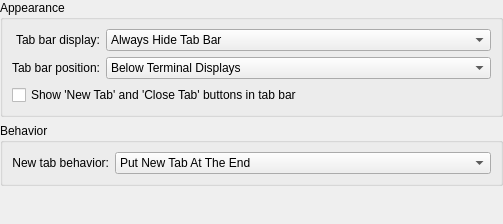
<?xml version="1.0" encoding="UTF-8"?>
<ui version="4.0">
 <class>TabBarSettings</class>
 <widget class="QWidget" name="TabBarSettings">
  <property name="geometry">
   <rect>
    <x>0</x>
    <y>0</y>
    <width>503</width>
    <height>224</height>
   </rect>
  </property>
  <layout class="QVBoxLayout">
   <property name="margin">
    <number>0</number>
   </property>
   <item>
    <widget class="QGroupBox" name="groupBox_1">
     <property name="title">
      <string>Appearance</string>
     </property>
     <layout class="QGridLayout" name="gridLayout">
      <item row="0" column="0">
       <widget class="QLabel" name="label_1">
        <property name="text">
         <string>Tab bar display:</string>
        </property>
        <property name="alignment">
         <set>Qt::AlignRight|Qt::AlignTrailing|Qt::AlignVCenter</set>
        </property>
       </widget>
      </item>
      <item row="0" column="1">
       <widget class="KComboBox" name="kcfg_TabBarMode">
        <property name="sizePolicy">
         <sizepolicy hsizetype="Preferred" vsizetype="Fixed">
          <horstretch>1</horstretch>
          <verstretch>0</verstretch>
         </sizepolicy>
        </property>
        <item>
         <property name="text">
          <string>Always Hide Tab Bar</string>
         </property>
        </item>
        <item>
         <property name="text">
          <string>Show Tab Bar When Needed</string>
         </property>
        </item>
        <item>
         <property name="text">
          <string>Always Show Tab Bar</string>
         </property>
        </item>
       </widget>
      </item>
      <item row="1" column="0">
       <widget class="QLabel" name="label_2">
        <property name="text">
         <string>Tab bar position:</string>
        </property>
        <property name="alignment">
         <set>Qt::AlignRight|Qt::AlignTrailing|Qt::AlignVCenter</set>
        </property>
       </widget>
      </item>
      <item row="1" column="1">
       <widget class="KComboBox" name="kcfg_TabBarPosition">
        <property name="sizePolicy">
         <sizepolicy hsizetype="Preferred" vsizetype="Fixed">
          <horstretch>1</horstretch>
          <verstretch>0</verstretch>
         </sizepolicy>
        </property>
        <item>
         <property name="text">
          <string>Below Terminal Displays</string>
         </property>
        </item>
        <item>
         <property name="text">
          <string>Above Terminal Displays</string>
         </property>
        </item>
       </widget>
      </item>
      <item row="2" column="0" colspan="2">
       <widget class="QCheckBox" name="kcfg_ShowQuickButtons">
        <property name="text">
         <string>Show 'New Tab' and 'Close Tab' buttons in tab bar</string>
        </property>
       </widget>
      </item>
     </layout>
    </widget>
   </item>
   <item>
    <widget class="QGroupBox" name="groupBox_2">
     <property name="title">
      <string>Behavior</string>
     </property>
     <layout class="QGridLayout" name="gridLayout_2">
      <item row="0" column="0">
       <widget class="QLabel" name="label_3">
        <property name="text">
         <string>New tab behavior:</string>
        </property>
        <property name="alignment">
         <set>Qt::AlignRight|Qt::AlignTrailing|Qt::AlignVCenter</set>
        </property>
       </widget>
      </item>
      <item row="0" column="1">
       <widget class="KComboBox" name="kcfg_NewTabBehavior">
        <property name="sizePolicy">
         <sizepolicy hsizetype="Preferred" vsizetype="Fixed">
          <horstretch>1</horstretch>
          <verstretch>0</verstretch>
         </sizepolicy>
        </property>
        <item>
         <property name="text">
          <string>Put New Tab At The End</string>
         </property>
        </item>
        <item>
         <property name="text">
          <string>Put New Tab After Current Tab</string>
         </property>
        </item>
       </widget>
      </item>
     </layout>
    </widget>
   </item>
   <item>
    <spacer>
     <property name="orientation">
      <enum>Qt::Vertical</enum>
     </property>
     <property name="sizeHint" stdset="0">
      <size>
       <width>20</width>
       <height>4</height>
      </size>
     </property>
    </spacer>
   </item>
  </layout>
 </widget>
 <customwidgets>
  <customwidget>
   <class>KComboBox</class>
   <extends>QComboBox</extends>
   <header>kcombobox.h</header>
  </customwidget>
 </customwidgets>
 <resources/>
 <connections/>
</ui>
